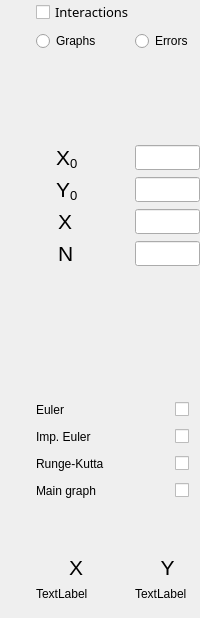
      <widget class="QWidget" name="tab_1">
       <property name="cursor">
        <cursorShape>ArrowCursor</cursorShape>
       </property>
       <property name="toolTip">
        <string/>
       </property>
       <attribute name="title">
        <string>Main\Error graphs</string>
       </attribute>
       <layout class="QGridLayout" name="gridLayout_3">
        <property name="leftMargin">
         <number>0</number>
        </property>
        <property name="topMargin">
         <number>0</number>
        </property>
        <property name="rightMargin">
         <number>0</number>
        </property>
        <property name="bottomMargin">
         <number>0</number>
        </property>
        <property name="spacing">
         <number>0</number>
        </property>
        <item row="0" column="1">
         <layout class="QFormLayout" name="formLayout_2">
          <property name="rowWrapPolicy">
           <enum>QFormLayout::DontWrapRows</enum>
          </property>
          <property name="labelAlignment">
           <set>Qt::AlignLeading|Qt::AlignLeft|Qt::AlignVCenter</set>
          </property>
          <property name="formAlignment">
           <set>Qt::AlignHCenter|Qt::AlignTop</set>
          </property>
          <property name="horizontalSpacing">
           <number>0</number>
          </property>
          <property name="verticalSpacing">
           <number>7</number>
          </property>
          <item row="0" column="0">
           <widget class="QCheckBox" name="Bug">
            <property name="sizePolicy">
             <sizepolicy hsizetype="Maximum" vsizetype="Fixed">
              <horstretch>0</horstretch>
              <verstretch>0</verstretch>
             </sizepolicy>
            </property>
            <property name="maximumSize">
             <size>
              <width>150</width>
              <height>30</height>
             </size>
            </property>
            <property name="font">
             <font>
              <family>MV Boli</family>
              <pointsize>10</pointsize>
              <weight>50</weight>
              <bold>false</bold>
             </font>
            </property>
            <property name="text">
             <string>Interactions</string>
            </property>
           </widget>
          </item>
          <item row="0" column="1">
           <spacer name="horizontalSpacer">
            <property name="orientation">
             <enum>Qt::Horizontal</enum>
            </property>
            <property name="sizeType">
             <enum>QSizePolicy::Maximum</enum>
            </property>
            <property name="sizeHint" stdset="0">
             <size>
              <width>0</width>
              <height>20</height>
             </size>
            </property>
           </spacer>
          </item>
          <item row="1" column="0">
           <widget class="QRadioButton" name="radio_graph">
            <property name="sizePolicy">
             <sizepolicy hsizetype="Maximum" vsizetype="Fixed">
              <horstretch>0</horstretch>
              <verstretch>0</verstretch>
             </sizepolicy>
            </property>
            <property name="maximumSize">
             <size>
              <width>120</width>
              <height>20</height>
             </size>
            </property>
            <property name="text">
             <string>Graphs</string>
            </property>
           </widget>
          </item>
          <item row="1" column="1">
           <widget class="QRadioButton" name="radio_error">
            <property name="sizePolicy">
             <sizepolicy hsizetype="Maximum" vsizetype="Fixed">
              <horstretch>0</horstretch>
              <verstretch>0</verstretch>
             </sizepolicy>
            </property>
            <property name="maximumSize">
             <size>
              <width>120</width>
              <height>20</height>
             </size>
            </property>
            <property name="text">
             <string>Errors </string>
            </property>
           </widget>
          </item>
          <item row="2" column="0">
           <spacer name="verticalSpacer_5">
            <property name="orientation">
             <enum>Qt::Vertical</enum>
            </property>
            <property name="sizeType">
             <enum>QSizePolicy::Fixed</enum>
            </property>
            <property name="sizeHint" stdset="0">
             <size>
              <width>10</width>
              <height>80</height>
             </size>
            </property>
           </spacer>
          </item>
          <item row="2" column="1">
           <spacer name="verticalSpacer_6">
            <property name="orientation">
             <enum>Qt::Vertical</enum>
            </property>
            <property name="sizeType">
             <enum>QSizePolicy::Fixed</enum>
            </property>
            <property name="sizeHint" stdset="0">
             <size>
              <width>10</width>
              <height>80</height>
             </size>
            </property>
           </spacer>
          </item>
          <item row="3" column="0">
           <widget class="QLabel" name="label_X0">
            <property name="sizePolicy">
             <sizepolicy hsizetype="Maximum" vsizetype="Fixed">
              <horstretch>0</horstretch>
              <verstretch>0</verstretch>
             </sizepolicy>
            </property>
            <property name="maximumSize">
             <size>
              <width>80</width>
              <height>50</height>
             </size>
            </property>
            <property name="font">
             <font>
              <pointsize>16</pointsize>
              <weight>50</weight>
              <bold>false</bold>
             </font>
            </property>
            <property name="text">
             <string>&lt;html&gt;&lt;head/&gt;&lt;body&gt;&lt;p&gt;	X&lt;span style=&quot; vertical-align:sub;&quot;&gt;0&lt;/span&gt;&lt;/p&gt;&lt;/body&gt;&lt;/html&gt;</string>
            </property>
            <property name="textFormat">
             <enum>Qt::RichText</enum>
            </property>
            <property name="scaledContents">
             <bool>true</bool>
            </property>
            <property name="alignment">
             <set>Qt::AlignLeading|Qt::AlignLeft|Qt::AlignVCenter</set>
            </property>
            <property name="wordWrap">
             <bool>false</bool>
            </property>
            <property name="indent">
             <number>20</number>
            </property>
           </widget>
          </item>
          <item row="3" column="1">
           <widget class="QLineEdit" name="X0">
            <property name="sizePolicy">
             <sizepolicy hsizetype="Maximum" vsizetype="Fixed">
              <horstretch>0</horstretch>
              <verstretch>0</verstretch>
             </sizepolicy>
            </property>
            <property name="maximumSize">
             <size>
              <width>65</width>
              <height>50</height>
             </size>
            </property>
            <property name="font">
             <font>
              <pointsize>10</pointsize>
              <kerning>true</kerning>
             </font>
            </property>
            <property name="focusPolicy">
             <enum>Qt::StrongFocus</enum>
            </property>
            <property name="toolTip">
             <string extracomment="Set all fields for the program to work"/>
            </property>
            <property name="maxLength">
             <number>6</number>
            </property>
           </widget>
          </item>
          <item row="4" column="0">
           <widget class="QLabel" name="label_2">
            <property name="sizePolicy">
             <sizepolicy hsizetype="Maximum" vsizetype="Fixed">
              <horstretch>0</horstretch>
              <verstretch>0</verstretch>
             </sizepolicy>
            </property>
            <property name="maximumSize">
             <size>
              <width>80</width>
              <height>50</height>
             </size>
            </property>
            <property name="font">
             <font>
              <pointsize>16</pointsize>
              <weight>50</weight>
              <bold>false</bold>
             </font>
            </property>
            <property name="text">
             <string>&lt;html&gt;&lt;head/&gt;&lt;body&gt;&lt;p&gt;Y&lt;span style=&quot; vertical-align:sub;&quot;&gt;0&lt;/span&gt;&lt;/p&gt;&lt;/body&gt;&lt;/html&gt;</string>
            </property>
            <property name="alignment">
             <set>Qt::AlignLeading|Qt::AlignLeft|Qt::AlignVCenter</set>
            </property>
            <property name="indent">
             <number>20</number>
            </property>
           </widget>
          </item>
          <item row="4" column="1">
           <widget class="QLineEdit" name="Y0">
            <property name="sizePolicy">
             <sizepolicy hsizetype="Maximum" vsizetype="Fixed">
              <horstretch>0</horstretch>
              <verstretch>0</verstretch>
             </sizepolicy>
            </property>
            <property name="maximumSize">
             <size>
              <width>65</width>
              <height>50</height>
             </size>
            </property>
            <property name="focusPolicy">
             <enum>Qt::StrongFocus</enum>
            </property>
            <property name="toolTip">
             <string extracomment="Set all fields for the program to work"/>
            </property>
            <property name="maxLength">
             <number>6</number>
            </property>
           </widget>
          </item>
          <item row="5" column="0">
           <widget class="QLabel" name="label_X">
            <property name="sizePolicy">
             <sizepolicy hsizetype="Maximum" vsizetype="Fixed">
              <horstretch>0</horstretch>
              <verstretch>0</verstretch>
             </sizepolicy>
            </property>
            <property name="maximumSize">
             <size>
              <width>80</width>
              <height>50</height>
             </size>
            </property>
            <property name="font">
             <font>
              <pointsize>16</pointsize>
              <weight>50</weight>
              <bold>false</bold>
             </font>
            </property>
            <property name="text">
             <string>X</string>
            </property>
            <property name="textFormat">
             <enum>Qt::RichText</enum>
            </property>
            <property name="alignment">
             <set>Qt::AlignLeading|Qt::AlignLeft|Qt::AlignVCenter</set>
            </property>
            <property name="indent">
             <number>22</number>
            </property>
           </widget>
          </item>
          <item row="5" column="1">
           <widget class="QLineEdit" name="X">
            <property name="sizePolicy">
             <sizepolicy hsizetype="Maximum" vsizetype="Fixed">
              <horstretch>0</horstretch>
              <verstretch>0</verstretch>
             </sizepolicy>
            </property>
            <property name="maximumSize">
             <size>
              <width>65</width>
              <height>50</height>
             </size>
            </property>
            <property name="focusPolicy">
             <enum>Qt::StrongFocus</enum>
            </property>
            <property name="toolTip">
             <string extracomment="Set all fields for the program to work"/>
            </property>
            <property name="maxLength">
             <number>6</number>
            </property>
            <property name="alignment">
             <set>Qt::AlignLeading|Qt::AlignLeft|Qt::AlignVCenter</set>
            </property>
           </widget>
          </item>
          <item row="6" column="0">
           <widget class="QLabel" name="label_4">
            <property name="sizePolicy">
             <sizepolicy hsizetype="Maximum" vsizetype="Fixed">
              <horstretch>0</horstretch>
              <verstretch>0</verstretch>
             </sizepolicy>
            </property>
            <property name="maximumSize">
             <size>
              <width>80</width>
              <height>50</height>
             </size>
            </property>
            <property name="font">
             <font>
              <pointsize>16</pointsize>
              <weight>50</weight>
              <bold>false</bold>
             </font>
            </property>
            <property name="text">
             <string>N</string>
            </property>
            <property name="alignment">
             <set>Qt::AlignLeading|Qt::AlignLeft|Qt::AlignVCenter</set>
            </property>
            <property name="indent">
             <number>22</number>
            </property>
           </widget>
          </item>
          <item row="6" column="1">
           <widget class="QLineEdit" name="N">
            <property name="sizePolicy">
             <sizepolicy hsizetype="Maximum" vsizetype="Fixed">
              <horstretch>0</horstretch>
              <verstretch>0</verstretch>
             </sizepolicy>
            </property>
            <property name="maximumSize">
             <size>
              <width>65</width>
              <height>50</height>
             </size>
            </property>
            <property name="focusPolicy">
             <enum>Qt::StrongFocus</enum>
            </property>
            <property name="toolTip">
             <string extracomment="Set all fields for the program to work"/>
            </property>
            <property name="maxLength">
             <number>6</number>
            </property>
            <property name="alignment">
             <set>Qt::AlignLeading|Qt::AlignLeft|Qt::AlignVCenter</set>
            </property>
            <property name="dragEnabled">
             <bool>false</bool>
            </property>
           </widget>
          </item>
          <item row="7" column="0">
           <spacer name="verticalSpacer_3">
            <property name="orientation">
             <enum>Qt::Vertical</enum>
            </property>
            <property name="sizeType">
             <enum>QSizePolicy::MinimumExpanding</enum>
            </property>
            <property name="sizeHint" stdset="0">
             <size>
              <width>20</width>
              <height>120</height>
             </size>
            </property>
           </spacer>
          </item>
          <item row="7" column="1">
           <spacer name="verticalSpacer_4">
            <property name="orientation">
             <enum>Qt::Vertical</enum>
            </property>
            <property name="sizeType">
             <enum>QSizePolicy::MinimumExpanding</enum>
            </property>
            <property name="sizeHint" stdset="0">
             <size>
              <width>20</width>
              <height>120</height>
             </size>
            </property>
           </spacer>
          </item>
          <item row="8" column="0">
           <widget class="QLabel" name="label_7">
            <property name="sizePolicy">
             <sizepolicy hsizetype="Maximum" vsizetype="Fixed">
              <horstretch>0</horstretch>
              <verstretch>0</verstretch>
             </sizepolicy>
            </property>
            <property name="maximumSize">
             <size>
              <width>110</width>
              <height>50</height>
             </size>
            </property>
            <property name="text">
             <string>&lt;html&gt;&lt;head/&gt;&lt;body&gt;&lt;p&gt;Euler&lt;/p&gt;&lt;/body&gt;&lt;/html&gt;</string>
            </property>
            <property name="textFormat">
             <enum>Qt::RichText</enum>
            </property>
            <property name="indent">
             <number>0</number>
            </property>
           </widget>
          </item>
          <item row="8" column="1">
           <layout class="QHBoxLayout" name="horizontalLayout_7">
            <property name="spacing">
             <number>0</number>
            </property>
            <item>
             <spacer name="horizontalSpacer_3">
              <property name="orientation">
               <enum>Qt::Horizontal</enum>
              </property>
              <property name="sizeType">
               <enum>QSizePolicy::Maximum</enum>
              </property>
              <property name="sizeHint" stdset="0">
               <size>
                <width>40</width>
                <height>20</height>
               </size>
              </property>
             </spacer>
            </item>
            <item>
             <widget class="QCheckBox" name="euler">
              <property name="sizePolicy">
               <sizepolicy hsizetype="Maximum" vsizetype="Fixed">
                <horstretch>0</horstretch>
                <verstretch>0</verstretch>
               </sizepolicy>
              </property>
              <property name="text">
               <string/>
              </property>
             </widget>
            </item>
           </layout>
          </item>
          <item row="9" column="0">
           <widget class="QLabel" name="label_8">
            <property name="sizePolicy">
             <sizepolicy hsizetype="Maximum" vsizetype="Preferred">
              <horstretch>0</horstretch>
              <verstretch>0</verstretch>
             </sizepolicy>
            </property>
            <property name="maximumSize">
             <size>
              <width>110</width>
              <height>50</height>
             </size>
            </property>
            <property name="text">
             <string>&lt;html&gt;&lt;head/&gt;&lt;body&gt;&lt;p&gt;Imp. Euler &lt;/p&gt;&lt;/body&gt;&lt;/html&gt;</string>
            </property>
            <property name="textFormat">
             <enum>Qt::RichText</enum>
            </property>
            <property name="indent">
             <number>0</number>
            </property>
           </widget>
          </item>
          <item row="9" column="1">
           <layout class="QHBoxLayout" name="horizontalLayout_8">
            <item>
             <spacer name="horizontalSpacer_7">
              <property name="orientation">
               <enum>Qt::Horizontal</enum>
              </property>
              <property name="sizeType">
               <enum>QSizePolicy::Fixed</enum>
              </property>
              <property name="sizeHint" stdset="0">
               <size>
                <width>40</width>
                <height>20</height>
               </size>
              </property>
             </spacer>
            </item>
            <item>
             <widget class="QCheckBox" name="imp_euler">
              <property name="text">
               <string/>
              </property>
             </widget>
            </item>
           </layout>
          </item>
          <item row="10" column="0">
           <widget class="QLabel" name="label_9">
            <property name="sizePolicy">
             <sizepolicy hsizetype="Maximum" vsizetype="Preferred">
              <horstretch>0</horstretch>
              <verstretch>0</verstretch>
             </sizepolicy>
            </property>
            <property name="maximumSize">
             <size>
              <width>110</width>
              <height>50</height>
             </size>
            </property>
            <property name="text">
             <string>&lt;html&gt;&lt;head/&gt;&lt;body&gt;&lt;p&gt;Runge-Kutta&lt;/p&gt;&lt;/body&gt;&lt;/html&gt;</string>
            </property>
            <property name="indent">
             <number>0</number>
            </property>
           </widget>
          </item>
          <item row="10" column="1">
           <layout class="QHBoxLayout" name="horizontalLayout_9">
            <item>
             <spacer name="horizontalSpacer_8">
              <property name="orientation">
               <enum>Qt::Horizontal</enum>
              </property>
              <property name="sizeType">
               <enum>QSizePolicy::Fixed</enum>
              </property>
              <property name="sizeHint" stdset="0">
               <size>
                <width>40</width>
                <height>20</height>
               </size>
              </property>
             </spacer>
            </item>
            <item>
             <widget class="QCheckBox" name="kunkka">
              <property name="text">
               <string/>
              </property>
             </widget>
            </item>
           </layout>
          </item>
          <item row="11" column="0">
           <widget class="QLabel" name="label_10">
            <property name="sizePolicy">
             <sizepolicy hsizetype="Maximum" vsizetype="Preferred">
              <horstretch>0</horstretch>
              <verstretch>0</verstretch>
             </sizepolicy>
            </property>
            <property name="maximumSize">
             <size>
              <width>110</width>
              <height>50</height>
             </size>
            </property>
            <property name="text">
             <string>&lt;html&gt;&lt;head/&gt;&lt;body&gt;&lt;p&gt;Main graph&lt;/p&gt;&lt;/body&gt;&lt;/html&gt;</string>
            </property>
            <property name="indent">
             <number>0</number>
            </property>
           </widget>
          </item>
          <item row="11" column="1">
           <layout class="QHBoxLayout" name="horizontalLayout_10">
            <item>
             <spacer name="horizontalSpacer_4">
              <property name="orientation">
               <enum>Qt::Horizontal</enum>
              </property>
              <property name="sizeType">
               <enum>QSizePolicy::Maximum</enum>
              </property>
              <property name="sizeHint" stdset="0">
               <size>
                <width>40</width>
                <height>20</height>
               </size>
              </property>
             </spacer>
            </item>
            <item>
             <widget class="QCheckBox" name="exact">
              <property name="sizePolicy">
               <sizepolicy hsizetype="Maximum" vsizetype="Fixed">
                <horstretch>0</horstretch>
                <verstretch>0</verstretch>
               </sizepolicy>
              </property>
              <property name="text">
               <string/>
              </property>
             </widget>
            </item>
           </layout>
          </item>
          <item row="13" column="0">
           <widget class="QLabel" name="label_13">
            <property name="sizePolicy">
             <sizepolicy hsizetype="Maximum" vsizetype="Preferred">
              <horstretch>0</horstretch>
              <verstretch>0</verstretch>
             </sizepolicy>
            </property>
            <property name="minimumSize">
             <size>
              <width>80</width>
              <height>0</height>
             </size>
            </property>
            <property name="maximumSize">
             <size>
              <width>80</width>
              <height>16777215</height>
             </size>
            </property>
            <property name="text">
             <string>&lt;html&gt;&lt;head/&gt;&lt;body&gt;&lt;p align=&quot;center&quot;&gt;&lt;span style=&quot; font-size:16pt;&quot;&gt;		X&lt;/span&gt;&lt;/p&gt;&lt;/body&gt;&lt;/html&gt;</string>
            </property>
            <property name="textFormat">
             <enum>Qt::RichText</enum>
            </property>
            <property name="alignment">
             <set>Qt::AlignLeading|Qt::AlignLeft|Qt::AlignVCenter</set>
            </property>
            <property name="indent">
             <number>0</number>
            </property>
           </widget>
          </item>
          <item row="13" column="1">
           <widget class="QLabel" name="label228">
            <property name="text">
             <string>&lt;html&gt;&lt;head/&gt;&lt;body&gt;&lt;p&gt;&lt;span style=&quot; font-size:16pt;&quot;&gt;Y&lt;/span&gt;&lt;/p&gt;&lt;/body&gt;&lt;/html&gt;</string>
            </property>
            <property name="alignment">
             <set>Qt::AlignCenter</set>
            </property>
           </widget>
          </item>
          <item row="15" column="0">
           <spacer name="verticalSpacer">
            <property name="orientation">
             <enum>Qt::Vertical</enum>
            </property>
            <property name="sizeType">
             <enum>QSizePolicy::Ignored</enum>
            </property>
            <property name="sizeHint" stdset="0">
             <size>
              <width>20</width>
              <height>10</height>
             </size>
            </property>
           </spacer>
          </item>
          <item row="15" column="1">
           <spacer name="verticalSpacer_2">
            <property name="orientation">
             <enum>Qt::Vertical</enum>
            </property>
            <property name="sizeType">
             <enum>QSizePolicy::Ignored</enum>
            </property>
            <property name="sizeHint" stdset="0">
             <size>
              <width>10</width>
              <height>10</height>
             </size>
            </property>
           </spacer>
          </item>
          <item row="14" column="0">
           <widget class="QLabel" name="X_val">
            <property name="text">
             <string>TextLabel</string>
            </property>
           </widget>
          </item>
          <item row="14" column="1">
           <widget class="QLabel" name="Y_val">
            <property name="text">
             <string>TextLabel</string>
            </property>
           </widget>
          </item>
          <item row="12" column="0">
           <spacer name="verticalSpacer_11">
            <property name="orientation">
             <enum>Qt::Vertical</enum>
            </property>
            <property name="sizeHint" stdset="0">
             <size>
              <width>20</width>
              <height>40</height>
             </size>
            </property>
           </spacer>
          </item>
          <item row="12" column="1">
           <spacer name="verticalSpacer_12">
            <property name="orientation">
             <enum>Qt::Vertical</enum>
            </property>
            <property name="sizeHint" stdset="0">
             <size>
              <width>20</width>
              <height>40</height>
             </size>
            </property>
           </spacer>
          </item>
         </layout>
        </item>
        <item row="0" column="0">
         <layout class="QGridLayout" name="gridLayout_2">
          <item row="0" column="0">
           <widget class="QStackedWidget" name="stackedWidget">
            <property name="sizePolicy">
             <sizepolicy hsizetype="MinimumExpanding" vsizetype="MinimumExpanding">
              <horstretch>0</horstretch>
              <verstretch>0</verstretch>
             </sizepolicy>
            </property>
            <property name="cursor">
             <cursorShape>CrossCursor</cursorShape>
            </property>
            <property name="currentIndex">
             <number>0</number>
            </property>
            <widget class="QWidget" name="page">
             <layout class="QHBoxLayout" name="horizontalLayout_5">
              <property name="spacing">
               <number>0</number>
              </property>
              <property name="leftMargin">
               <number>0</number>
              </property>
              <property name="topMargin">
               <number>0</number>
              </property>
              <property name="rightMargin">
               <number>0</number>
              </property>
              <property name="bottomMargin">
               <number>0</number>
              </property>
              <item>
               <widget class="QCustomPlot" name="plotter" native="true">
                <property name="sizePolicy">
                 <sizepolicy hsizetype="Preferred" vsizetype="Preferred">
                  <horstretch>0</horstretch>
                  <verstretch>0</verstretch>
                 </sizepolicy>
                </property>
                <property name="maximumSize">
                 <size>
                  <width>16777215</width>
                  <height>16777215</height>
                 </size>
                </property>
                <property name="cursor">
                 <cursorShape>CrossCursor</cursorShape>
                </property>
               </widget>
              </item>
             </layout>
            </widget>
            <widget class="QWidget" name="page_2">
             <layout class="QHBoxLayout" name="horizontalLayout_6">
              <property name="spacing">
               <number>0</number>
              </property>
              <property name="leftMargin">
               <number>0</number>
              </property>
              <property name="topMargin">
               <number>0</number>
              </property>
              <property name="rightMargin">
               <number>0</number>
              </property>
              <property name="bottomMargin">
               <number>0</number>
              </property>
              <item>
               <widget class="QCustomPlot" name="eplotter" native="true"/>
              </item>
             </layout>
            </widget>
           </widget>
          </item>
         </layout>
        </item>
       </layout>
      </widget>
